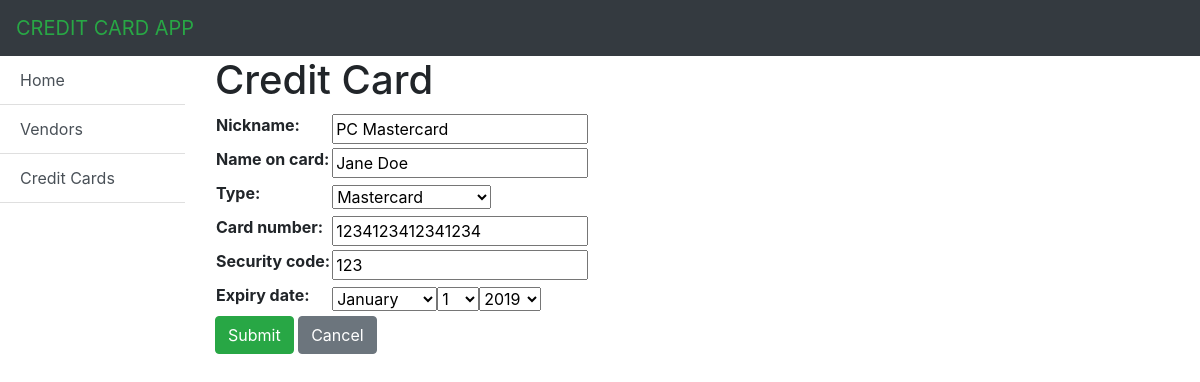
Before: /appCardVendor/card/1/update with the older database file.
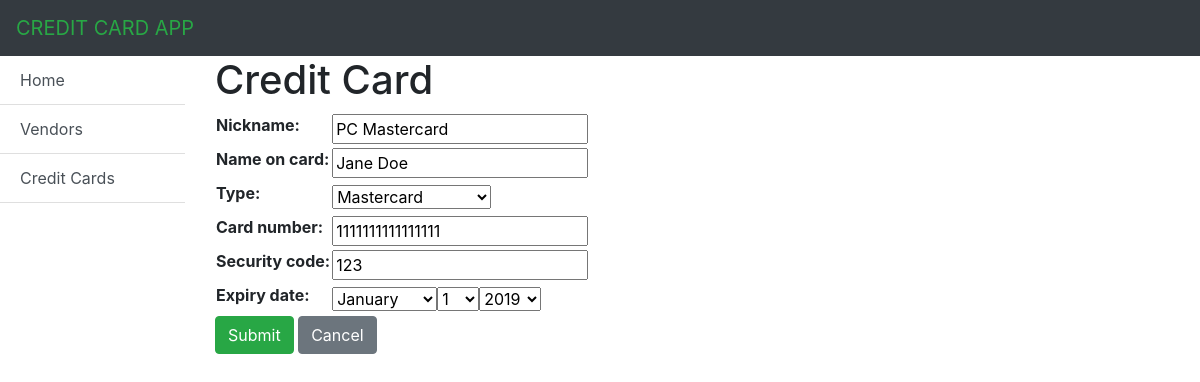
After: the same page with the newer database file.
### appCardVendor/models.py (models this page shows, shortened)
class Card(models.Model):
    TYPE_CHOICES = (
        ('American Express', 'American Express'),
        ('Mastercard', 'Mastercard'),
        ('Visa', 'Visa'),
    )
    nickname = models.CharField(max_length=50)
    name_on_card = models.CharField(max_length=50)
    type = models.CharField(max_length=50, choices=TYPE_CHOICES, default="American Express")
    card_number = models.CharField(max_length=16, validators=[RegexValidator(r'^\d{1,16}$', message='Card number has to be 16 digits, no spaces')])
    security_code = models.CharField(max_length=4, validators=[RegexValidator(r'^\d{1,4}$', message='Security code has to be 3 or 4 digits, no spaces')])
    expiry_date = models.DateField()

### appCardVendor/views.py (the view)
# urls.py: path('card/<int:pk>/update', views.CardUpdateView.as_view(), name='card_update_form'),
class CardUpdateView(UpdateView):
    model = Card
    form_class = CardForm
    success_url = reverse_lazy('card_list')

### appCardVendor/forms.py
class CardForm(forms.ModelForm):
    security_code = forms.CharField(
        min_length=3,
        max_length=4,
    )
    expiry_date = forms.DateField(
        widget=SelectDateWidget(),
    )
    class Meta:
        model = Card
        fields = ['nickname', 'name_on_card', 'type', 'card_number', 'security_code', 'expiry_date']

### appCardVendor/templates/appCardVendor/card_form.html (shortened to what this page needs)
{% extends "appCardVendor/base_generic.html" %}
{% block content %}
<h1>Credit Card</h1>
<form method="post">
    <table>
        {{ form }}
    </table>
    <button type="submit" class="btn btn-success">Submit</button>
     <a class="btn btn-secondary" href="{% url 'card_list' %}">Cancel</a>
</form>
{% endblock %}

Changed rows visible on the page:
changed Card "PC Mastercard": card_number "1234123412341234" → "1111111111111111"
